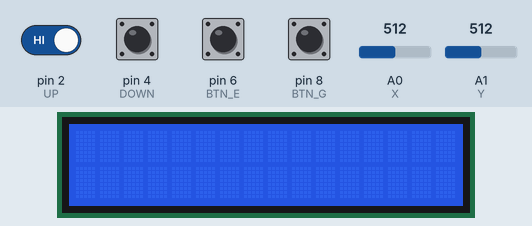
Bench run of a sketch on a simulated Arduino Uno, built with avr-gcc and run on an emulated ATmega328P. Shown: 16×2 character LCD. The inputs (shaded band) are chosen by the test bench; at power-on: pin 2 (UP), pin 4 (DOWN) HIGH, pin 6 (BTN_E), pin 8 (BTN_G) LOW, A1 (Y) = 512, A0 (X) = 512. Random numbers use the default seed unless the sketch sets one.

Above: at 1.2 s.
1.3 s: pin 6 (BTN_E) pulled HIGH for 0.15 s
At 1.7 s:
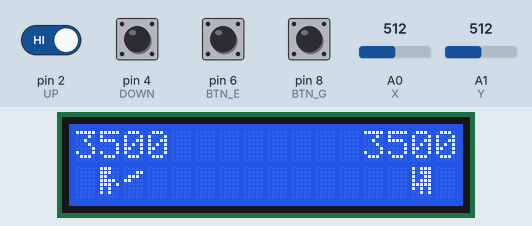
2.9 s: pin 2 (UP) driven LOW and pin 6 (BTN_E) driven HIGH
At 4.2 s:
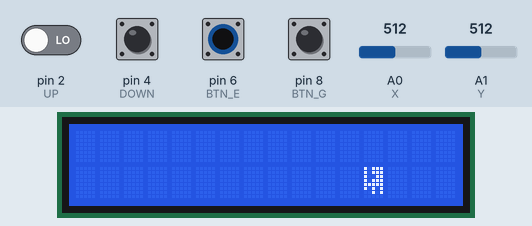
5.9 s: A1 (Y) set to 540
At 7.2 s:
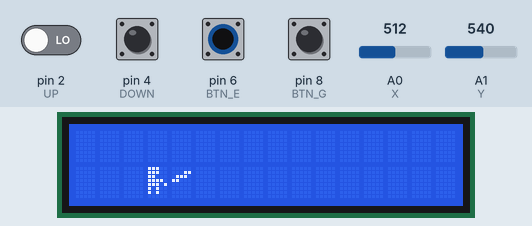
8.9 s: pin 2 (UP) driven HIGH
At 9.4 s:
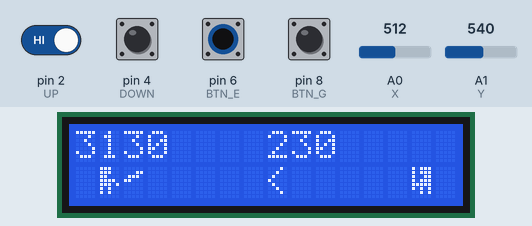
11.9 s: A1 (Y) set to 520
At 13.9 s:
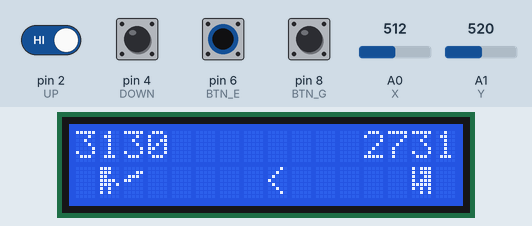
14.0 s: A0 (X) set to 490
15.5 s: A0 (X) set to 455
At 17.4 s:
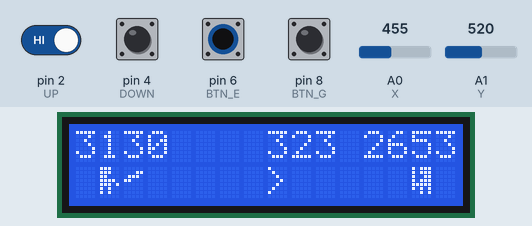
Timing chart, 0 to 18.9 s (numbered marks = the images above; inputs shaded):
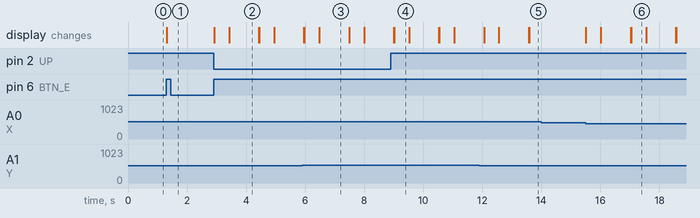

The sketch:

Star_Wars_lcd_1602_for_2_player.ino.ino
```cpp
#include <LiquidCrystal_I2C.h>
#include <Wire.h>

#define UP 2
#define RIGHT_ 3
#define LEFT_ 5
#define DOWN 4
#define BTN_E 6
#define BTN_F 7
#define BTN_G 8
#define Y 1
#define X 0
#define ROAD_X_DARK 1
#define ROAD_X_LIGHT 14


int heart_kaylo = 3500;
int heart_rey = 3500;
int steps_Rey = 0;
int steps_Kaylo = 0;

uint8_t kaylo[8] = {0b11100,
                    0b11100,
                    0b11000,
                    0b11110,
                    0b11101,
                    0b10100,
                    0b10100};

uint8_t kaylo2[8] = {0b00000,
                     0b00011,
                     0b01110,
                     0b11000,
                     0b00000,
                     0b00000,
                     0b00000,
                     0b00000};

uint8_t Rey[8]  =  {0b10111,
                    0b10111,
                    0b10011,
                    0b10111,
                    0b11111,
                    0b10101,
                    0b00101};

LiquidCrystal_I2C game(0x27, 16, 2);

void setup() {
  game.init();
  game.backlight();
  game.createChar(1, kaylo);
  game.createChar(2, Rey);
  game.createChar(3, kaylo2);
  pinMode(UP, INPUT);
  pinMode(RIGHT_, INPUT);
  pinMode(LEFT_, INPUT);
  pinMode(DOWN, INPUT);
  pinMode(BTN_E, INPUT);
  pinMode(BTN_F, INPUT);
  pinMode(BTN_G, INPUT);
  digitalWrite(UP, HIGH);
  digitalWrite(RIGHT_, HIGH);
  digitalWrite(LEFT_, HIGH);
  digitalWrite(DOWN, HIGH);
  digitalWrite(BTN_E, LOW);
  digitalWrite(BTN_F, HIGH);
  digitalWrite(BTN_G, LOW);
}

void loop() {
  if(digitalRead(BTN_E) == true){
    Star_wars_dark();
    Star_wars_light();
    if(heart_kaylo <= 0){
      Game_over();
      game.setCursor(5, 1);
      game.print(" Rey");
  }
  if(heart_rey <= 0){
    Game_over();
    game.setCursor(4, 1);
    game.print(" Kaylo");
  }
  }
}

void Star_wars_dark(void){
  game.setCursor(0, 0);
  game.print(heart_kaylo);
  game.setCursor(ROAD_X_DARK, 1);
  game.write(1);
  game.write(3);
  if (analogRead(X) < 472 or analogRead(Y) > 530){
    int x = random(0, 350);
    int l = 0;
    steps_Kaylo = steps_Kaylo + 1;
    heart_rey = heart_rey - x;
    game.setCursor(8, 0);
    game.print(x);
    delay(500);
    game.clear();
    game.setCursor(3, 1);
    game.write(1);
    game.write(3);
    delay(1000);
    game.clear();
    game.setCursor(ROAD_X_DARK, 1);
    game.write(1);
    game.write(3);
    Point_right();
    if (analogRead(X) < 472 <= 472 or analogRead(Y) > 530){
      heart_rey = heart_rey - l;
    }
  }
  if (digitalRead(BTN_G) == false and steps_Kaylo >= 3){
    heart_rey = heart_rey - random(200, 300);
    steps_Kaylo = steps_Kaylo - 3;
    delay(500);
    game.clear();
    game.setCursor(5, 1);
    game.write(1);
    game.write(3);
    delay(1000);
    game.clear();
    game.setCursor(ROAD_X_DARK, 1);
    game.write(1);
    game.write(3);
    Point_left();
  }
}

void Star_wars_light(void){
  game.setCursor(12, 0);
  game.print(heart_rey);
  game.setCursor(ROAD_X_LIGHT, 1);
  game.write(2);
  if (digitalRead(UP) == false){
    int y = random(0, 350);
    steps_Rey = steps_Rey + 1;
    heart_kaylo = heart_kaylo - y;
    game.setCursor(5, 0);
    game.print(y);
    delay(500);
    game.clear();
    game.setCursor(12, 1);
    game.write(2);
    delay(1000);
    game.clear();
    game.setCursor(ROAD_X_LIGHT, 1);
    game.write(2);
    Point_left();
    if (digitalRead(UP) <= false){
      heart_kaylo = heart_kaylo - y;
    }
  }
  if(digitalRead(DOWN) == false and steps_Rey >= 3){
    steps_Rey = steps_Rey - 3;
    heart_rey = heart_rey + random(200, 300);
    Point_right();
  }
}

void Game_over(void){
  game.clear();
  game.setCursor(3, 0);
  game.print("Game Over!");
}

void Point_right(){
  game.setCursor(8.5, 1);
  game.print(">");
}

void Point_left(){
  game.setCursor(8.5, 1);
  game.print("<");
}
```

Measured:
- the behaviour switches between 472 and 471 on A0 (X) (found by bisection; images 5 and 6)
- after the input at 1.3 s, the display: changes at once (image 1)
- after the input at 2.9 s, the display: first changes at once (image 2 shows a later state)
- after the input at 14.0 s, every drawn part: stays the same
- after the input at 15.5 s, the display: first changes at once (image 6 shows a later state)
- what the display in image 2 shows lasts 1.0 s, from 3.4 s to 4.4 s
- what the display in image 4 shows lasts 0.5 s, from 9.0 s to 9.5 s
